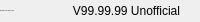
              <widget class="QFrame" name="bottomBar">
               <property name="minimumSize">
                <size>
                 <width>0</width>
                 <height>22</height>
                </size>
               </property>
               <property name="maximumSize">
                <size>
                 <width>16777215</width>
                 <height>22</height>
                </size>
               </property>
               <property name="frameShape">
                <enum>QFrame::Shape::NoFrame</enum>
               </property>
               <property name="frameShadow">
                <enum>QFrame::Shadow::Raised</enum>
               </property>
               <layout class="QHBoxLayout" name="horizontalLayout_5">
                <property name="spacing">
                 <number>0</number>
                </property>
                <property name="leftMargin">
                 <number>0</number>
                </property>
                <property name="topMargin">
                 <number>0</number>
                </property>
                <property name="rightMargin">
                 <number>0</number>
                </property>
                <property name="bottomMargin">
                 <number>0</number>
                </property>
                <item alignment="Qt::AlignmentFlag::AlignLeft|Qt::AlignmentFlag::AlignVCenter">
                 <widget class="QLabel" name="creditsLabel">
                  <property name="maximumSize">
                   <size>
                    <width>16777215</width>
                    <height>16</height>
                   </size>
                  </property>
                  <property name="font">
                   <font>
                    <family>Segoe UI</family>
                    <pointsize>-1</pointsize>
                    <italic>false</italic>
                    <bold>false</bold>
                   </font>
                  </property>
                  <property name="text">
                   <string>Copyright © Enes COBAN 2025</string>
                  </property>
                  <property name="alignment">
                   <set>Qt::AlignmentFlag::AlignLeading|Qt::AlignmentFlag::AlignLeft|Qt::AlignmentFlag::AlignVCenter</set>
                  </property>
                 </widget>
                </item>
                <item alignment="Qt::AlignmentFlag::AlignVCenter">
                 <widget class="QLabel" name="version">
                  <property name="sizePolicy">
                   <sizepolicy hsizetype="Maximum" vsizetype="Maximum">
                    <horstretch>0</horstretch>
                    <verstretch>0</verstretch>
                   </sizepolicy>
                  </property>
                  <property name="minimumSize">
                   <size>
                    <width>100</width>
                    <height>0</height>
                   </size>
                  </property>
                  <property name="maximumSize">
                   <size>
                    <width>120</width>
                    <height>16777215</height>
                   </size>
                  </property>
                  <property name="text">
                   <string>V99.99.99 Unofficial</string>
                  </property>
                  <property name="alignment">
                   <set>Qt::AlignmentFlag::AlignRight|Qt::AlignmentFlag::AlignTrailing|Qt::AlignmentFlag::AlignVCenter</set>
                  </property>
                 </widget>
                </item>
                <item>
                 <widget class="QFrame" name="frame_size_grip">
                  <property name="minimumSize">
                   <size>
                    <width>20</width>
                    <height>0</height>
                   </size>
                  </property>
                  <property name="maximumSize">
                   <size>
                    <width>20</width>
                    <height>16777215</height>
                   </size>
                  </property>
                  <property name="frameShape">
                   <enum>QFrame::Shape::NoFrame</enum>
                  </property>
                  <property name="frameShadow">
                   <enum>QFrame::Shadow::Raised</enum>
                  </property>
                 </widget>
                </item>
               </layout>
              </widget>
